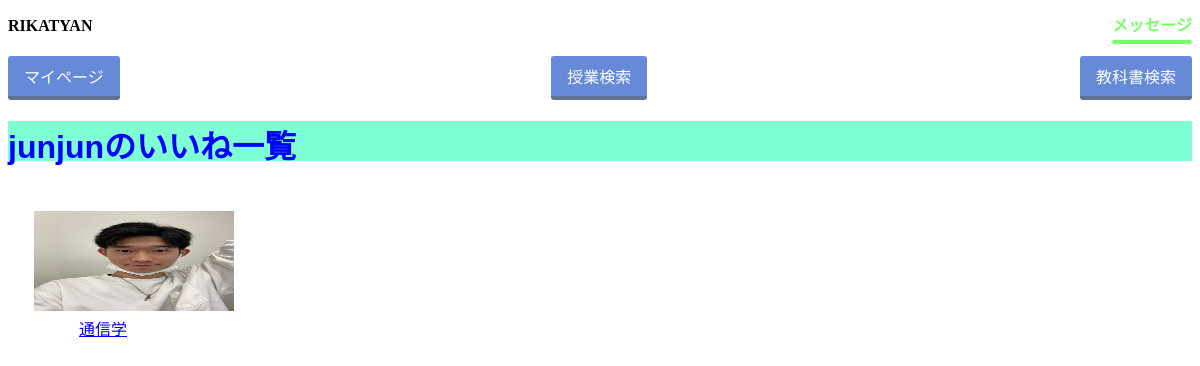
The page /like/2/ (signed in) on the database its author committed.
### users/models.py (models this page shows, shortened)
class Users(AbstractBaseUser, PermissionsMixin):
    user_id = models.IntegerField(primary_key=True)
    username = models.CharField(verbose_name='username', max_length=10, unique=True, validators=[
                                MinLengthValidator(5,), RegexValidator(r'^[a-zA-Z0-9]*$',)])
    student_number = models.CharField(verbose_name='学籍番号', unique=True, max_length=7, validators=[
                                      MinLengthValidator(7,), RegexValidator(r'^[A-Z0-9]*$',)])
    email = models.EmailField(verbose_name='Email', max_length=50)
    image = models.ImageField(
        verbose_name='プロフィール画像', upload_to="src/users/static/users/image/", blank=True, null=True)
    user_comment = models.TextField(
        verbose_name='自己紹介', max_length=300, blank=True, null=True)  # 文字数？
    is_staff = models.BooleanField(default=False)
    is_admin = models.BooleanField(default=False)
    objects = MyUserManager()
    USERNAME_FIELD = 'username'
    REQUIRED_FIELDS = ['student_number']
    def __str__(self):
        return self.username

class Tfavos(models.Model):
    tfavo_id = models.IntegerField(primary_key=True)
    user_id = models.ForeignKey(Users, on_delete=models.CASCADE)
    text_id = models.ForeignKey(Texts, on_delete=models.CASCADE)  # 外部キー

class Texts(models.Model):
    text_id = models.AutoField(primary_key=True)
    user_id = models.ForeignKey(Users, on_delete=models.CASCADE)  # 外部キー
    class_id = models.ForeignKey(Classes, on_delete=models.CASCADE)  # 外部キー
    title = models.TextField(max_length=50)  # 文字数？商品名
    info = models.TextField(max_length=300)  # 文字数？　商品情報
    sold_flag = models.BooleanField()
    category = models.IntegerField(
        validators=[MinValueValidator(1), MaxValueValidator(6)])  # 数字は？カテゴリ
    state = models.IntegerField(
        validators=[MinValueValidator(1), MaxValueValidator(6)])  # 数字は?商品状態
    date = models.DateTimeField(default=timezone.now)  # レコード登録時の日本時間が保存
    days = models.IntegerField(
        validators=[MinValueValidator(1), MaxValueValidator(4)])  # 数字は？お渡しまでの日数
    image1 = models.ImageField(
        verbose_name='商品画像１', upload_to="src/textpage/static/textpage/image1/", blank=False, null=False)
    image2 = models.ImageField(
        verbose_name='商品画像２', upload_to="src/textpage/static/textpage/image2/", blank=True, null=True)
    image3 = models.ImageField(
        verbose_name='商品画像３', upload_to="src/textpage/static/textpage/image3/", blank=True, null=True)

### like/views.py (the view)
# urls.py: path('<int:pk>/', views.LikeListView.as_view(), name='like'),
class LikeListView(ListView):
    template_name = 'like/like_list.html'
    model = Tfavos

### like/templates/like/like_list.html (shortened to what this page needs)
{% load static %}
<!DOCTYPE html>
<html lang="ja">
<head>
  <link href="{% static 'css/like.css' %}" rel="stylesheet">
  <link href="{% static 'classpages/head.css' %}" rel="stylesheet">
</head>
  <body>
    {% include 'classpages/head.html' %}
    <div class="top">
      <h1>{{user}}のいいね一覧</h1>
  </div>
     {% if not user.is_authenticated%}
        こんにちは！ ゲスト さん
     {% else %}
         {% for like in object_list %}
           {%if user.user_id == like.user_id.user_id %}
               {%if like.text_id.image1%}
               　<div class="inline-block_test">
                 <a href="{% url 'textpage:textpage' like.text_id.text_id%}" ><img src="{{like.text_id.image1.url}}" style="width:200px;"/><p>{{ like.text_id.title }}</p></a>
                　　   </div>
                 {%endif%}
           {%endif%}
          {% endfor %}
      {%endif%}
</body>
</html>

### like/static/css/like.css (style rules this page uses)
.top { width: 100%; height: 40px; color: blue; background: aquamarine; font-family: 'Lucida Sans', 'Lucida Sans Regular', 'Lucida Grande', 'Lucida Sans Unicode', Geneva, Verdana, sans-serif; }
img { margin-top: 5px; margin-left: 10px; }
.inline-block_test p { margin-left: 55px; margin-top:1px }
img { margin-top:50px; height:100px; width:100px; }
.inline-block_test { display: inline-block; }

### rows shown on the page
Users: username "junjun"
Tfavos: text_id.image1 (picture), text_id "通信学"
